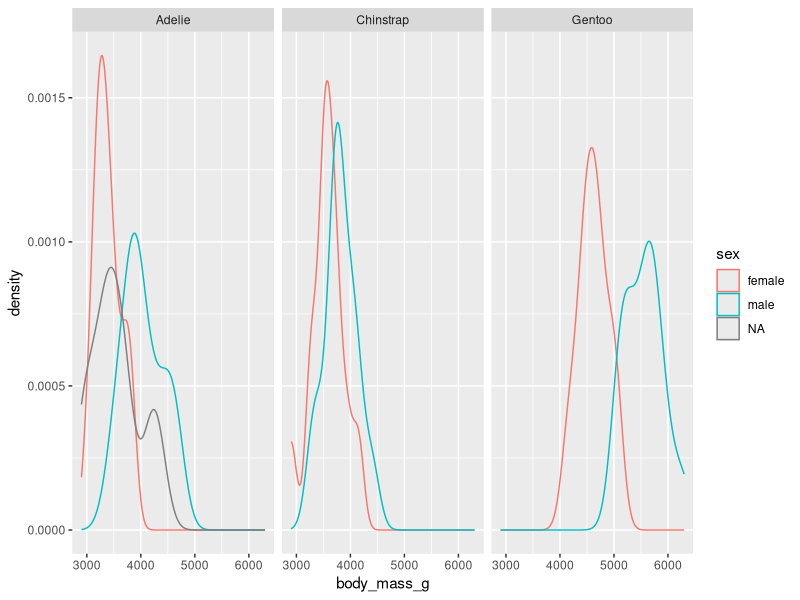
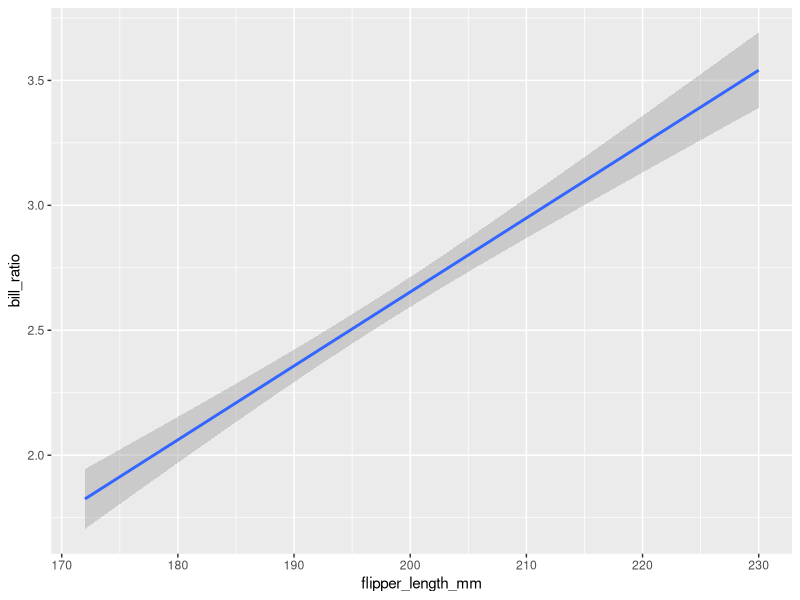
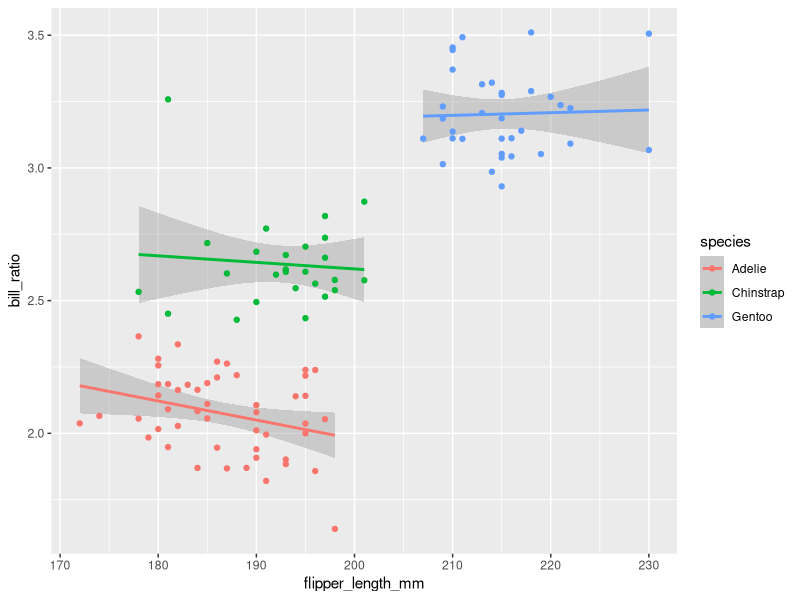
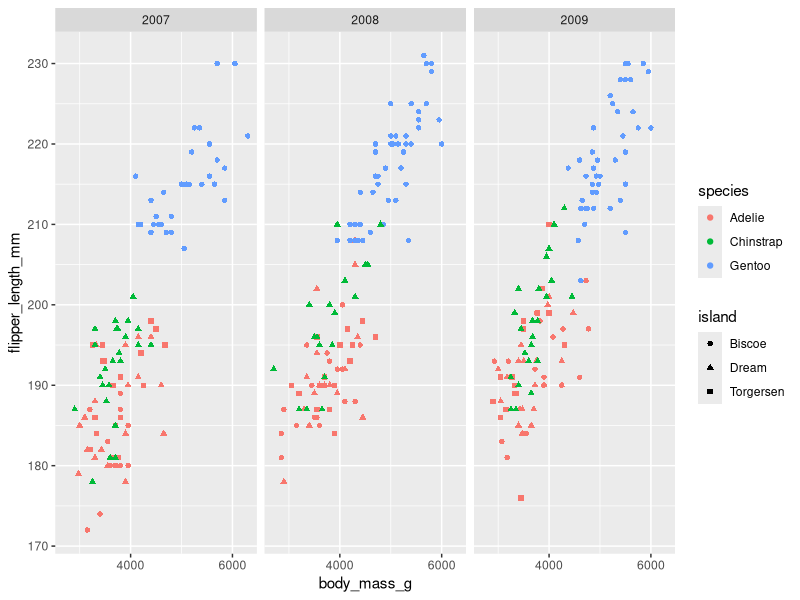

Here is the R script that generated these plots, in order:
## ---- chunk 1
#DO NOT EDIT THIS CHUNK OR ANYTHING ABOVE IT!
knitr::opts_chunk$set(echo = TRUE, eval = TRUE, fig.align = "center", warning = F, message = F, tidy=T, tidy.opts=list(width.cutoff=50), R.options=list(max.print=100,dplyr.print_max=100))
## ---- chunk 2
library(tidyverse)
penguins <- palmerpenguins::penguins
## ---- chunk 3
penguins_2007 <- filter(penguins, year %in% (2007))
penguins_2007
## ---- chunk 4
filter(penguins_2007, bill_length_mm %in% c(45:55))

## ---- chunk 5
filter(penguins_2007, bill_length_mm/bill_depth_mm > 
    3.5)

## ---- chunk 6
penguins_2007 %>% select(-year)

## ---- chunk 7
penguins_2007 <- penguins_2007 %>% mutate(bill_ratio = bill_length_mm/bill_depth_mm)

## ---- chunk 8
penguins_2007 %>% arrange(desc(bill_length_mm)) %>% 
    group_by(species) %>% slice(1:3) %>% filter(sex == 
    "female")
## ---- chunk 9
penguins_2007 %>% group_by(species) %>% summarize(mean_ratio = mean(bill_ratio, 
    na.rm = T), sd_ratio = sd(bill_ratio, na.rm = T))

## ---- chunk 10
penguins_2007 %>% group_by(species, island) %>% count(species, 
    island)

## ---- chunk 11
penguins_2007 %>% ggplot(aes(body_mass_g, group = sex)) + 
    geom_density(aes(color = sex)) + facet_grid(~species)
## ---- chunk 12
penguins_2007 %>% ggplot(aes(x = flipper_length_mm, 
    y = bill_ratio)) + geom_smooth(method = "lm")
## ---- chunk 13
penguins_2007 %>% ggplot(aes(x = flipper_length_mm, 
    y = bill_ratio, color = species)) + geom_smooth(method = "lm") + 
    geom_point()


## ---- chunk 14
penguins %>% ggplot(aes(x = body_mass_g, y = flipper_length_mm, 
    color = species, shape = island)) + geom_point() + 
    facet_wrap(~year) + scale_x_continuous(n.breaks = 3)

## ---- chunk 15
## DO NOT DELETE THIS BLOCK!
sessionInfo()
Sys.time()
Sys.info()
